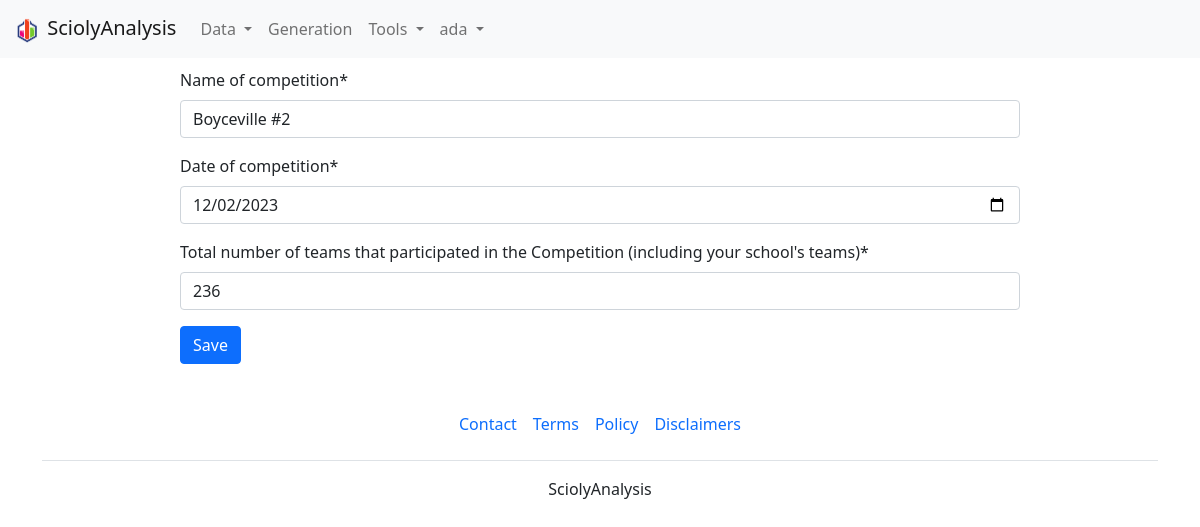
The app's page /data/competition-edit/6/ (signed in) with its own data.
### data/models.py (models this page shows, shortened)
class Competition(models.Model):
    name = models.CharField(max_length=200)
    user = models.ForeignKey(User, on_delete=models.CASCADE)
    date = models.DateField(auto_now=False,auto_now_add=False)
    number_of_teams_competed = models.PositiveIntegerField()

### data/views.py (the view)
# urls.py: path('competition-edit/<str:pk>/', views.competitionEditView, name="competitionEditView"),
@login_required
def competitionEditView(request, pk):
    competition = get_object_or_404(Competition, id=pk)
    if competition.user.id == request.user.id:
        form = CompetitionForm(request.POST or None, instance=competition)
        if request.method == "POST" and form.is_valid():
            competition.name=form.cleaned_data.get("name")
            competition.date=form.cleaned_data.get("date")
            competition.number_of_teams_competed=form.cleaned_data.get("number_of_teams_competed")
            competition.save()
            return redirect("competitionView", pk=competition.id)
        context = {
            "form":form,
        }
        return render(request, 'data/competition_write.html', context)
    raise Http404

### data/forms.py (shortened to what this page needs)
class CompetitionForm(ModelForm):
    class Meta:
        model = Competition
        fields = [
            "name",
            "date",
            "number_of_teams_competed",
        ]
        widgets = {
            "date": forms.DateInput(attrs={"type":"date"}),
            "number_of_teams_competed" : forms.NumberInput(attrs={'min':0,'type': 'number'}),
        }
        labels = {
            "name" : "Name of competition",
            "date" : "Date of competition",
            "number_of_teams_competed" : "Total number of teams that participated in the Competition (including your school's teams)",
        }

### data/templates/data/competition_write.html (shortened to what this page needs)
{% extends 'main.html' %}
{% load crispy_forms_tags %}
    {% block bodycontent %}
        <div class="formblock">
            <form method="POST">
                {{ form|crispy}}
                <input type="submit" value="Save" class="btn btn-primary">
            </form>
        </div>
    {% endblock %}

### templates/sciolysite/navbar.html (shortened to what this page needs)
{% load static %}
<nav class="navbar navbar-expand-lg navbar-light bg-light">
    <div class="container-fluid">
      <a class="navbar-brand" href="/">
        <img src="{% static 'images/logo_big.png' %}" width="30" height="30" alt="">
        SciolyAnalysis</a>
      <div class="collapse navbar-collapse" id="navbarSupportedContent">
        <ul class="navbar-nav me-auto mb-2 mb-lg-0">
          <li class="nav-item dropdown">
            <a class="nav-link dropdown-toggle" href="{% url 'competitionListView' %}" id="navbarDropdown" role="button" data-bs-toggle="dropdown" aria-expanded="false">
              Data
            </a>
          </li>
          <li class="nav-item">
            <a class="nav-link" href="{% url 'generatedCompetitionsListView' %}">Generation</a>
          </li>
          <li class="nav-item dropdown">
            <a class="nav-link dropdown-toggle" href="{% url 'ConflictCheckingView' %}" id="navbarDropdown" role="button" data-bs-toggle="dropdown" aria-expanded="false">
              Tools
            </a>
          </li>
          {% if user.is_authenticated %}
          <li class="nav-item dropdown">
            <a class="nav-link dropdown-toggle" href="" id="navbarDropdown" role="button" data-bs-toggle="dropdown" aria-expanded="false">
              {{user.username}}
            </a>
          </li>
          {% endif %}
        </ul>
      </div>
    </div>
  </nav>

### records on screen
Competition: name "Boyceville #2", date "12/02/2023", number_of_teams_competed "236"

### other values on screen
{{ user.username }} "ada"
